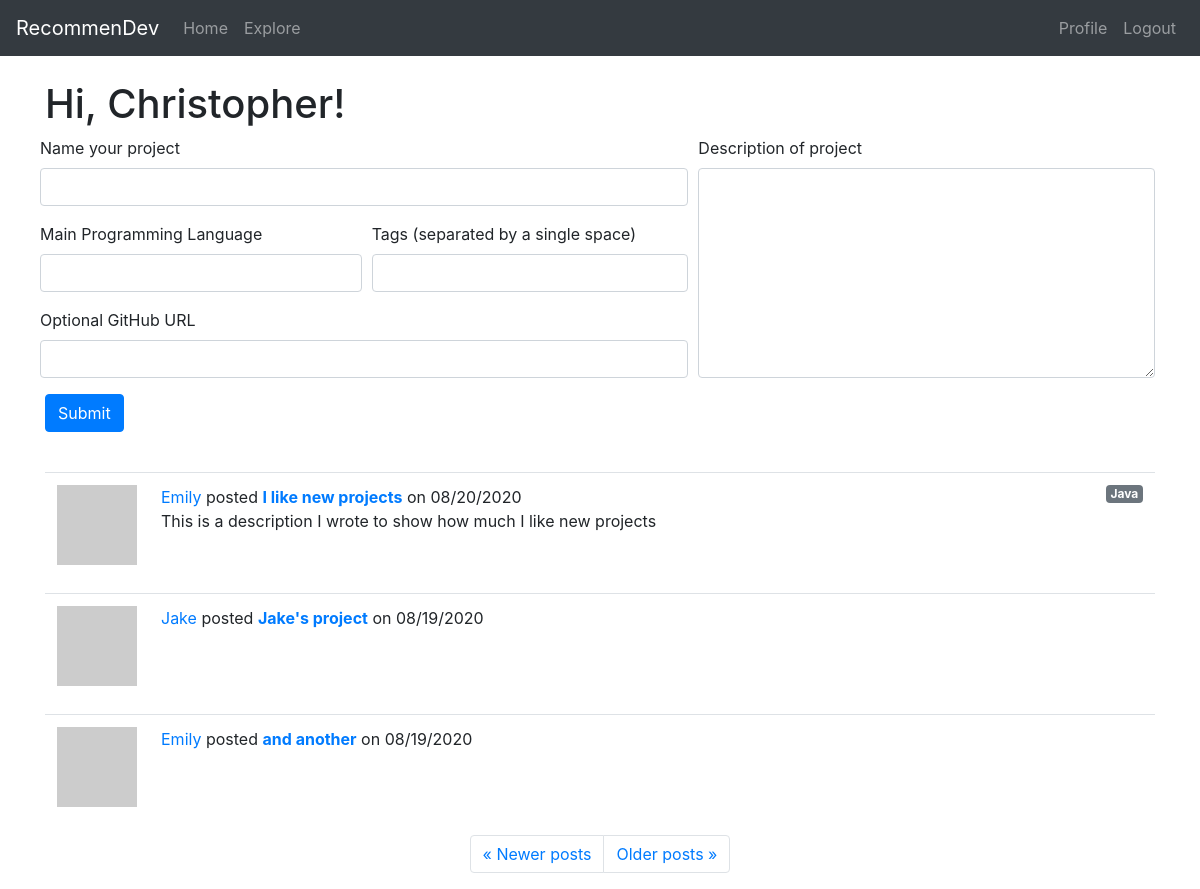
Page /index?page=2 (signed in) on the committed database.
### app/models.py (models this page shows, shortened)
class User(UserMixin, db.Model):
    id = db.Column(db.Integer, primary_key=True)
    username = db.Column(db.String(30), index=True, unique=True)
    email = db.Column(db.String(50), index=True, unique=True)
    password_hash = db.Column(db.String(128))
    projects = db.relationship('Project', backref='owner', lazy='dynamic')
    about_me = db.Column(db.String(140))
    last_seen = db.Column(db.DateTime, default=datetime.utcnow)
    followed = db.relationship(
        'User', secondary=followers,
        primaryjoin=(followers.c.follower_id == id),
        secondaryjoin=(followers.c.followed_id == id),
        backref=db.backref('followers', lazy='dynamic'), lazy='dynamic')
    rated = db.relationship(
        'Project', secondary=ratings,
        backref=db.backref('raters', lazy='dynamic'), lazy='dynamic')
    def avatar(self, size):
        digest = md5(self.email.lower().encode('utf-8')).hexdigest()
        return 'https://www.gravatar.com/avatar/{}?d=retro&s={}'.format(digest, size)
    def followed_projects(self):
        followed = Project.query.join(
            followers, (followers.c.followed_id == Project.user_id)).filter(
                followers.c.follower_id == self.id)
        own = Project.query.filter_by(user_id=self.id)
        return followed.order_by(Project.timestamp.desc())

class Project(db.Model):
    id = db.Column(db.Integer, primary_key=True)
    user_id = db.Column(db.Integer, db.ForeignKey('user.id'))
    title = db.Column(db.String(60))
    description = db.Column(db.String(150))
    timestamp = db.Column(db.DateTime, index=True, default=datetime.utcnow)
    language = db.Column(db.String(15))
    git_url = db.Column(db.String(50))
    tags = db.Column(db.String(60))

### app/routes.py (the view)
@app.route('/', methods=['GET', 'POST'])
@app.route('/index', methods=['GET', 'POST'])
@login_required
def index():
    form = ProjectForm()
    if form.validate_on_submit():
        project = Project(title=form.title.data, owner=current_user, description=form.description.data, language=form.language.data.upper(), git_url=form.git_url.data, tags=form.tags.data.lower())
        db.session.add(project)
        db.session.commit()
        flash('Project created!')
        return redirect(url_for('index'))
    page = request.args.get('page', 1, type=int)
    projects = current_user.followed_projects().paginate(page, app.config['POSTS_PER_PAGE'], False)
    next_url = url_for('index', page=projects.next_num) \
        if projects.has_next else None
    prev_url = url_for('index', page=projects.prev_num) \
        if projects.has_prev else None
    return render_template('index.html', title='Home', form=form, projects=projects.items, next_url=next_url, prev_url=prev_url)

### app/forms.py
class ProjectForm(FlaskForm):
    title = StringField('Name your project', validators=[DataRequired(), Length(min=1, max=60)])
    description = TextAreaField('Description of project', validators=[Length(min=0, max=150)])
    language = StringField('Main Programming Language', validators=[DataRequired(), Length(min=1, max=15)])
    git_url = StringField('Optional GitHub URL')
    tags = StringField('Tags (separated by a single space)', validators=[Length(min=0, max=60)])
    submit = SubmitField('Submit')

### app/models.py (called while the page is built)
@login.user_loader
def load_user(id):
    return User.query.get(int(id))

### app/routes.py (called while the page is built)
@app.before_request
def before_request():
    if current_user.is_authenticated:
        current_user.last_seen = datetime.utcnow()
        db.session.commit()

### app/templates/index.html (shortened to what this page needs)
{% extends "base.html" %}
{% block content %}
    <h1>Hi, {{ current_user.username }}!</h1>
    {% if form %}
    <form action ="" method="post">
        <div class="form-row">
            <div class="col-md-7">
                <div class="form-row">
                    <div class="form-group col-md-12 pl-0">
                        {{ form.title.label }}<br>
                        {{ form.title(size=60, class="form-control") }}
                    </div>
                </div>
                <div class="form-row">
                    <div class="form-group col-md-6 pl-0">
                        {{ form.language.label }}<br>
                        {{ form.language(size=15, class="form-control") }}
                    </div>
                    <div class="form-group col-md-6">
                        {{ form.tags.label }}<br>
                        {{ form.tags(size=15, class="form-control") }}
                    </div>
                </div>
                <div class="form-row">
                    <div class="form-group col-md-12 pl-0">
                        {{ form.git_url.label }}<br>
                        {{ form.git_url(size=60, class="form-control") }}
                    </div>
                </div>
            </div>
            <div class="form-group col-md-5">
                {{ form.description.label }}<br>
                {{ form.description(size=150, class="form-control", style="height: 210px;") }}
            </div>
        </div>
        <p>{{ form.submit(class="btn btn-primary") }}</p>
    </form>
    <br>
    {% endif %}
    {% for project in projects %}
        {% include '_project.html' %}
    {% endfor %}
    <nav aria-label="...">
        <ul class="pagination justify-content-center">
            <li class="page-item{% if not prev_url %} disabled{% endif %}">
                <a class="page-link" href="{{ prev_url or '#' }}">
                    <span aria-hidden="true">&laquo;</span> Newer posts
                </a>
            </li>
            <li class="page-item{% if not next_url %} disabled{% endif %}">
                <a class="page-link" href="{{ next_url or '#' }}">
                    Older posts <span aria-hidden="true">&raquo;</span>
                </a>
            </li>
        </ul>
    </nav>
{% endblock %}

### app/templates/_project.html
<table class="table table-hover">
    <tr>
        <td width="70px">
            <a href="{{ url_for('user', username=project.owner.username) }}">
                {% if project.owner %}
                <img src="{{ project.owner.avatar(70) }}" />
                {% else %}
                <img src="https://via.placeholder.com/70" />
                {% endif %}
            </a>
        </td>
        <td>
            <span class="user_popup">
                <a href="{{ url_for('user', username=project.owner.username) }}">
                    {{ project.owner.username }}
                </a>
            </span>
            posted <a href="{{ url_for('project', id=project.id) }}"><b>{{ project.title }}</b></a> on {{ moment(project.timestamp).format('L') }}
            <a href="{% if project.language %} {{ url_for('language', language=project.language) }} {% endif %}" class="badge badge-secondary float-right">{% if project.language %} {{ project.language }} {% endif %}</a>
            <br> {% if project.description %} {{ project.description }} {% endif %}
        </td>
    </tr>
</table>

### rows in the picture
User: username "Christopher"
Project: owner.username "Emily", title "I like new projects", timestamp "08/20/2020", language "Java", description "This is a description I wrote to show how much I like new projects"
Project: owner.username "Jake", title "Jake's project", timestamp "08/19/2020"
Project: owner.username "Emily", title "and another", timestamp "08/19/2020"
